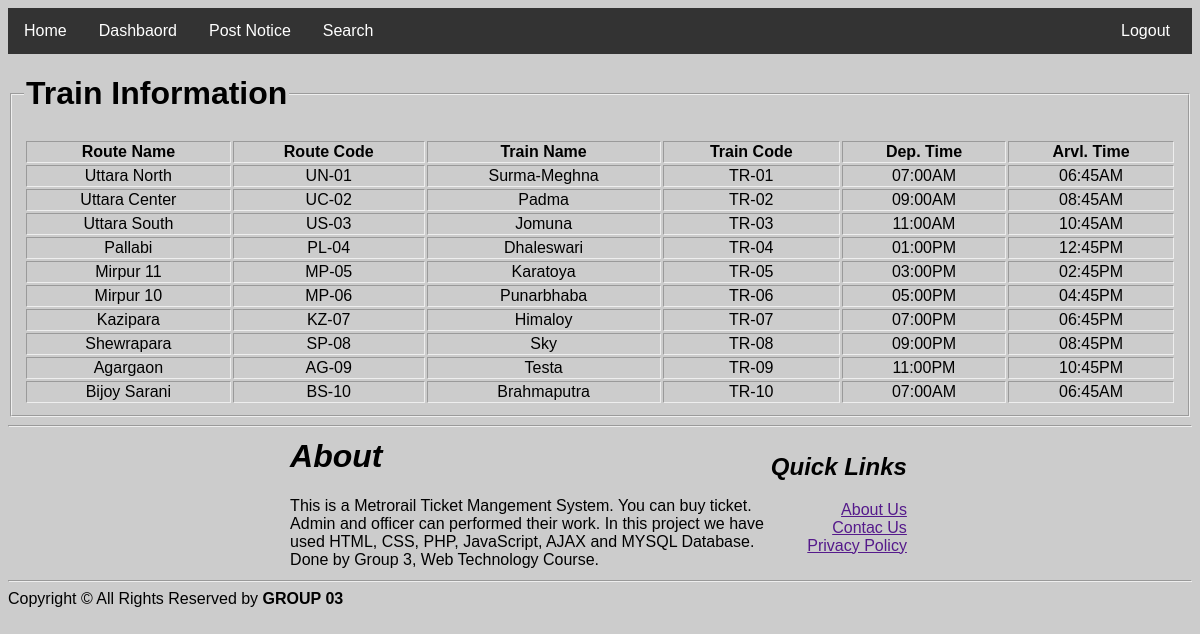
Page /sm/train_time.php on the committed database.
### tables this page shows
CREATE TABLE `train_schedule` (
  `r_id` int(11) NOT NULL,
  `r_name` text NOT NULL,
  `r_code` varchar(10) NOT NULL,
  `t_name` text NOT NULL,
  `t_code` varchar(10) NOT NULL,
  `dep_time` text NOT NULL,
  `ar_time` text NOT NULL
);

### sm/models/db_config.php (called while the page is built, shortened)
<?php
	$db_server="localhost";
	$db_uname="root";
	$db_pass="";
	$db_name="web_project";
	function get($query){
		global $db_server,$db_uname,$db_pass,$db_name;
		$conn = mysqli_connect($db_server,$db_uname,$db_pass,$db_name);
		$data = array();
		if($conn){
			$result = mysqli_query($conn,$query);
			while($row = mysqli_fetch_assoc($result)){
				$data[] = $row;
			}
		}
		return $data;
	}
?>

### sm/train_time.php (the view, shortened to what this page needs)
<?php
 include_once 'controllers/header.php';
 include_once 'models/db_config.php';
?>
<html>
<head>
</head>
<body>
    <fieldset>
            <legend><h1>Train Information</h1></legend>
            <table border="1" align="center" class="table-1">
<?php
    $query = "SELECT r_name,r_code,t_name,t_code,dep_time,ar_time   FROM `train_schedule` ";
    $result=get($query);
    echo"<tr>
                <th>Route Name</th>
                <th>Route Code</th>
                <th>Train Name</th>
                <th>Train Code</th>
                <th>Dep. Time</th>
                <th>Arvl. Time</th>
        </tr>";
              foreach ($result as $row){
                    echo "<tr><td align='center'>$row[r_name]</td>";
                    echo "<td align='center'>$row[r_code]</td>";
                    echo "<td align='center'>$row[t_name]</td>";
                    echo "<td align='center'>$row[t_code]</td>";
                    echo "<td align='center'>$row[dep_time]</td>";
                    echo "<td align='center'>$row[ar_time]</td></tr>";
                }
?>
</table>
</fieldset>
</body>
</html>
<?php
 include 'controllers/footer.php';
?>

### sm/controllers/header.php (style rules this page uses)
body { font-family: Arial, Helvetica, sans-serif; background-color: rgb(204, 204, 204); }

### sm/train_time.php (style rules this page uses)
body { background-color: rgb(204, 204, 204); }
.table-1 { font-family: arial, sans-serif; border: 1px; width: 100%; }

### rows in the picture
train_schedule: r_name "Uttara North", r_code "UN-01", t_name "Surma-Meghna", t_code "TR-01", dep_time "07:00AM", ar_time "06:45AM"
train_schedule: r_name "Uttara Center", r_code "UC-02", t_name "Padma", t_code "TR-02", dep_time "09:00AM", ar_time "08:45AM"
train_schedule: r_name "Uttara South", r_code "US-03", t_name "Jomuna", t_code "TR-03", dep_time "11:00AM", ar_time "10:45AM"
train_schedule: r_name "Pallabi", r_code "PL-04", t_name "Dhaleswari", t_code "TR-04", dep_time "01:00PM", ar_time "12:45PM"
train_schedule: r_name "Mirpur 11", r_code "MP-05", t_name "Karatoya", t_code "TR-05", dep_time "03:00PM", ar_time "02:45PM"
train_schedule: r_name "Mirpur 10", r_code "MP-06", t_name "Punarbhaba", t_code "TR-06", dep_time "05:00PM", ar_time "04:45PM"
train_schedule: r_name "Kazipara", r_code "KZ-07", t_name "Himaloy", t_code "TR-07", dep_time "07:00PM", ar_time "06:45PM"
train_schedule: r_name "Shewrapara", r_code "SP-08", t_name "Sky", t_code "TR-08", dep_time "09:00PM", ar_time "08:45PM"
train_schedule: r_name "Agargaon", r_code "AG-09", t_name "Testa", t_code "TR-09", dep_time "11:00PM", ar_time "10:45PM"
train_schedule: r_name "Bijoy Sarani", r_code "BS-10", t_name "Brahmaputra", t_code "TR-10", dep_time "07:00AM", ar_time "06:45AM"
